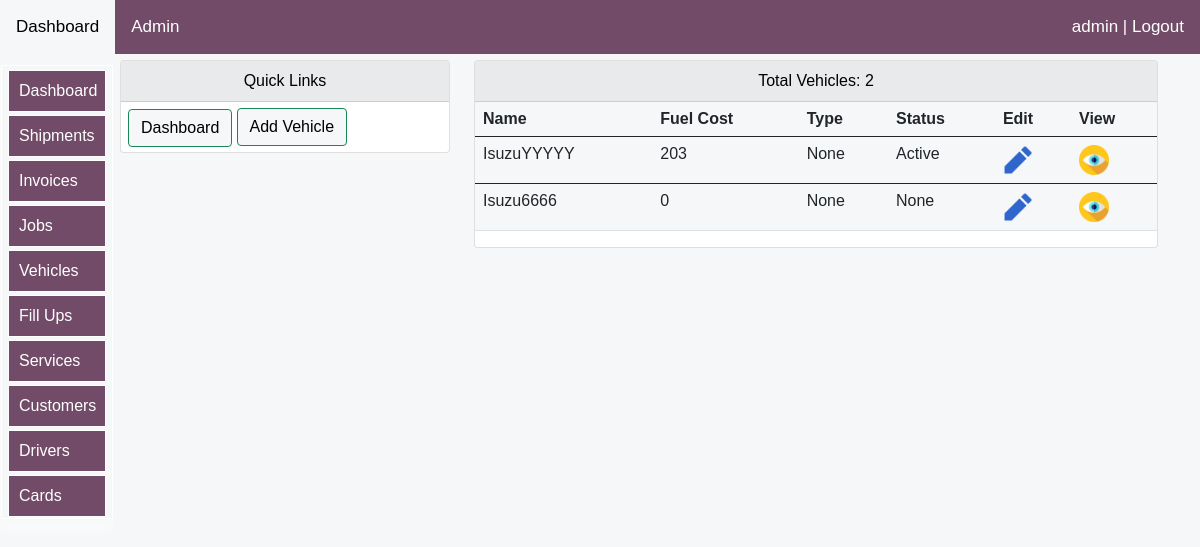
The page /logistics/vehicles (signed in) on the database its author committed.
### logistics/models.py (models this page shows, shortened)
class AlwenVehiclesModel(models.Model):
    vehicle_image=models.ImageField(upload_to='logistics/images/vehicles/%Y/',null=True, blank=True)#save according to year
    vehicle_name = models.CharField(max_length=30, blank=True, null=True)
    vehicle_make = models.CharField(max_length=30, blank=True, null=True)
    vehicle_model = models.CharField(max_length=30, blank=True, null=True)
    year = models.CharField(max_length=30, blank=True, null=True)
    starting_odometer = models.IntegerField(default=0,blank=True,null=True)
    primary_meter = models.CharField(max_length=30, blank=True, null=True,choices=primary_meter_options,default='Kilometers')
    vehicle_type = models.CharField(max_length=30, blank=True, null=True,choices=vehicle_type_options)
    vehicle_status = models.CharField(max_length=30, blank=True, null=True,choices=vehicle_status_options)
    mydocument=models.FileField(upload_to='myfiles/',null=True, blank=True)
    oil_type= models.CharField(max_length=30, blank=True, null=True,choices=oil_options)
    oil_capacity=models.CharField(blank=True,null=True,max_length=30)
    operator=models.ForeignKey(AlwenDriversModel,on_delete=models.SET_NULL,blank=True,null=True)
    fuel_usage= models.IntegerField(null=True, blank=True,default=0)
    comments=models.CharField(blank=True,null=True,max_length=30)
    date=models.DateField(blank=True,null=True,auto_now_add=True)

### logistics/views.py (the view)
# urls.py: path('vehicles', views.vehicles, name="vehicles"),#this is the home page
@login_required(login_url='login:loginpage')
def vehicles(request):
    title="vehicles"
    form=AddVehicleDetailsForm(request.POST, request.FILES)
    vehicles = AlwenVehiclesModel.objects.all()
    total=AlwenVehiclesModel.objects.count()
    if request.method == 'POST':
        form=AddVehicleDetailsForm(request.POST, request.FILES)
        if form.is_valid():
            form.save()
            return redirect('logistics:vehicles')
    else:
        form=AddVehicleDetailsForm()
    context={
        "vehicles":vehicles,
        "form":form,
        "title":title,
        "total":total,
    }
    return render(request,'logistics/vehicles.html',context)

### logistics/models.py (called while the page is built)
    def __str__(self):
        return '{}'.format(self.name)

### logistics/templates/logistics/vehicles.html (shortened to what this page needs)
{% extends 'bases/base.html'%}
{% load static %}
{% load crispy_forms_tags %}
{% block style %}
<link href="{% static 'css/bootstrap.min.css' %}" rel="stylesheet">
<link rel="stylesheet" href="https://use.fontawesome.com/releases/v5.15.2/css/all.css"
>
<link href="{% static 'js/jquery-ui-1.12.1/jquery-ui.min.css' %}" rel="stylesheet">
<link href="{% static 'js/jquery-ui-1.12.1/jquery-ui.structure.min.css' %}" rel="stylesheet">
<link href="{% static 'js/jquery-ui-1.12.1/jquery-ui.theme.min.css' %}" rel="stylesheet">
   {%endblock%}
   {% block body %}
<div class="container">
    <div class="row mt-12" >
<div class="col-md-4">
    <div class="card">
        <div id="allif-section-headers" class="card-header ">
            Quick Links
        </div>
        <div >
      <a  href="{% url 'logistics:logistics-dashboard' %}">
      <button id="allif-link-buttons" type="button" class="btn btn-success mybuttonlinks" >
      Dashboard</button></a>
      <a href="#myModal" data-toggle="modal" data-target="#myModal"> <button id="allif-link-buttons" class="btn btn-success" >
        Add Vehicle</button></a>
      </div>
            </div>
        </div>
    <div class="col-md-8">
        <div class="card">
            <div id="allif-section-headers" class="card-header">
               Total Vehicles: {{total}}
            </div>
            <div class="col-md-12">
        <table class="table">
          <thead>
            <tr>
              <th scope="col">Name</th>
              <th scope="col">Fuel Cost</th>
              <th scope="col">Type</th>
              <th scope="col">Status</th>
              <th scope="col">Edit</th>
              <th scope="col">View</th>
            </tr>
          </thead>
          {% for vehicle in vehicles %}
          <tbody>
            <tr>
            <td>{{vehicle.vehicle_name}}</td>
            <td>
              {{vehicle.fuel_usage}}
            </td>
            <td>{{vehicle.vehicle_type}}</td>
            <td>{{vehicle.vehicle_status}}</td>
              <td> <a href="{% url 'logistics:update_vehicle_details' vehicle.id %}"><img src="{% static 'images/edit.png'%}" width="30"></a>
            <td> <a href="{% url 'logistics:alwen_vehicle_details' vehicle.id %}"><img src="{% static 'images/view.png'%}" width="30"></a>
          </tr>
            {% endfor %}
          </tbody>
        </table>
            </div>
        </div></div></div>
</div>
   {% endblock %}

### logistics/templates/bases/log-topnavbar.html (shortened to what this page needs)
    <div class="topnav" id="myTopnav">
      <a  href="{% url 'logistics:logistics-dashboard' %}">Dashboard </a>
      {% if request.user.is_superuser %}
      <a href="/admin">Admin</a>
      {% endif %}
    {% if user.is_authenticated %}
    <a href="{% url 'login:logout' %}" style="float: right;">{{user}} | Logout</a>
            {% else %}
            <a href="{% url 'login:loginpage' %}" style="float: right;">Login</a>
        {% endif %}
    </div>

### logistics/templates/logistics/vehicles.html (style rules this page uses)
body { font-size: 2rem; opacity: 1; position:sticky; overflow: auto; text-align: left; max-width: 100%; background-color: #F6F7F8; margin: auto; padding: auto; }
.container { background-color: #F6F7F8; }
table { background-color: #F6F7F8; }
.mybuttonlinks { margin-top: 7px; margin-left: 7px; margin-bottom: 5px; }
#allif-section-headers { background-color: #e9eaec; color: black; font-size: 16px; text-align: center; }
#allif-link-buttons { background-color: #F6F7F8; color: black; }
@media screen and (min-width:1000px) and (max-width:2000px) { .container { margin-top: 10px; display: block; font-size: 0.95rem; margin-left:auto ; margin-right: auto; margin: auto; padding-left: 90px; } }

### logistics/templates/bases/log-topnavbar.html (style rules this page uses)
body { margin: 0; font-family: Arial, Helvetica, sans-serif; }
.topnav { background-color: #714b67;; position: fixed; width: 100%; z-index:10; overflow:auto; margin-right: 0; right: 0; color: white; }
.topnav a { float: left; display: block; color: white; text-align: center; padding: 14px 16px; text-decoration: none; font-size: 17px; }

### logistics/templates/bases/log-sidenavbar.html (style rules this page uses)
:root { --sidebar_font_size:1.0rem; }

### rows shown on the page
AlwenVehiclesModel: vehicle_name "IsuzuYYYYY", fuel_usage "203", vehicle_type "None", vehicle_status "Active"
AlwenVehiclesModel: vehicle_name "Isuzu6666", fuel_usage "0", vehicle_type "None", vehicle_status "None"

### other values the page prints
{{ user }} "admin"
{{ total }} "2"
